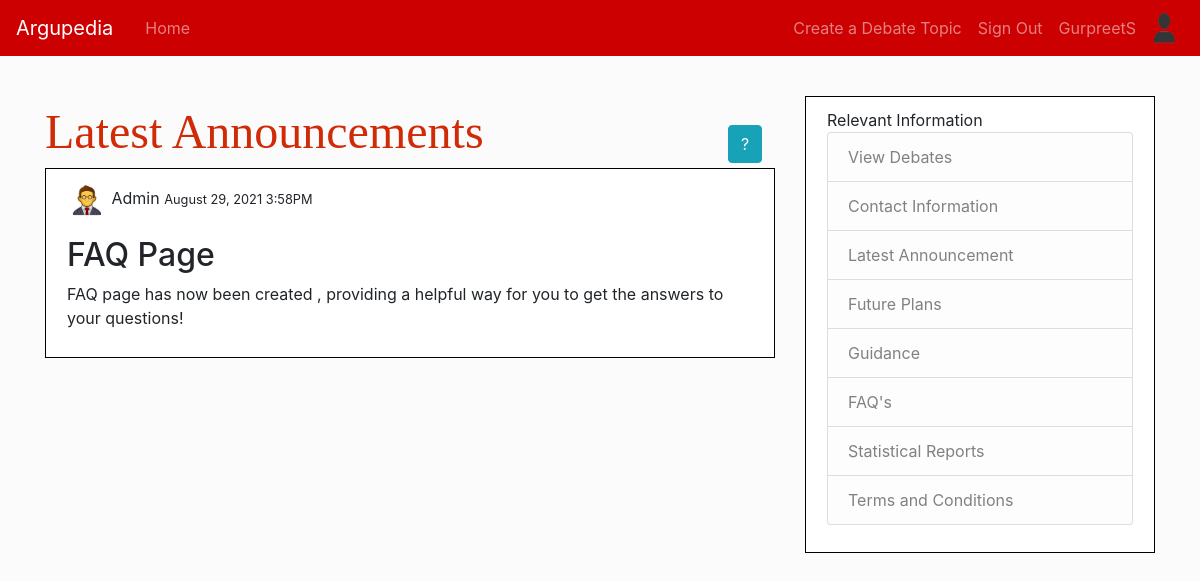
/Latest/Announcements/ (signed in), run on the app's committed database.
### Argupedia/models.py (models this page shows, shortened)
class ArgProfile(models.Model):
    specalist = models.CharField(max_length=40)
    user = models.OneToOneField(User, on_delete=models.CASCADE)
    pict = models.ImageField(default='default.png', upload_to='arguserpic')
    time = models.DateTimeField(default=datetime.datetime.now)

class ArgPost(models.Model):
    announcement = models.TextField()
    arg_content = models.TextField()
    author = models.ForeignKey(User, on_delete=models.PROTECT)
    arg_date_posted = models.DateTimeField(default=datetime.datetime.now)
    class Meta:
        verbose_name_plural = "Announcements"

### Argupedia/views.py (the view)
# urls.py: path('Latest/Announcements/', ArgPostListView.as_view(), name='arg-home'),
class ArgPostListView(ListView):
    model = ArgPost
    template_name = 'Argupedia/announcements.html'
    context_object_name = 'debates'
    ordering = ['-arg_date_posted']

### Argupedia/templates/Argupedia/announcements.html (shortened to what this page needs)
{% extends "Argupedia/base.html" %}
{% block content %}
<font face=" Impact " size="10px" color="#D02A06" > Latest Announcements</font>
<button type="button" class="btn btn-info" data-toggle="modal" data-target="#myModal" style="margin-left: 240px">?</button>
    {% for debate in debates %}
          <div class="buff">
            <div class="form-group">
                <img class="rounded-circle article-img" src="{{ debate.author.argprofile.pict.url }}" width ="40" height="40">
              <a>{{ debate.author }}</a>
              <small>{{ debate.arg_date_posted|date:"F d, Y fA" }}</small>
            </div>
            <h2><a> {{ debate.announcement }}</a></h2>
            <p class="format-nice">{{ debate.arg_content }}</p>
          </div>
    {% endfor %}
{% endblock content %}

### Argupedia/templates/Argupedia/base.html (shortened to what this page needs)
{% load static %}
<!DOCTYPE html>
<html lang="en">
<head>
    <link rel="stylesheet" href="https://maxcdn.bootstrapcdn.com/bootstrap/4.0.0/css/bootstrap.min.css">
    <link rel="stylesheet" type="text/css" href="{%static 'Argupedia/csssheet.css' %}">
</head>
<bone>
      <nav class="navbar navbar-expand-md navbar-dark kings fixed-top">
          <a class="navbar-brand mr-4" href="/">Argupedia</a>
          <div class="collapse navbar-collapse" id="navbarToggle">
            <div class="navbar-nav mr-auto">
              <a class="nav-item nav-link" href="{% url 'arg-about' %}">Home</a>
            </div>
            <div class="navbar-nav">
                {% if user.is_authenticated %}
                    <a class="nav-item nav-link" href="{% url 'Arg-scheme' pk=100 %}">Create a Debate Topic</a>
                    <a class="nav-item nav-link" href="{% url 'signout' %}">Sign Out</a>
                     <a class="nav-item nav-link" href="{% url 'profile' %}">{{user.username}}</a>
                     <img class="rounded-circle article-img" src="{{ user.argprofile.pict.url }}" width ="40" height="40">
                {% else %}
                    <a class="nav-item nav-link" href="{% url 'signin' %}">Sign In</a>
                    <a class="nav-item nav-link" href="{% url 'register' %}">Sign up</a>
                {% endif %}
            </div>
          </div>
      </nav>
    <main role="main" class="container">
      <div class="row">
        <div class="col-lg-8">
          {% block content %}{% endblock %}
        </div>
        <div class="col-lg-4">
          <div class="buff">
            <font>Relevant Information</font>
              <ul class="list-group">
                <a class="list-group-item list-group-item-light" href="{% url 'argupedia-home' %}">View Debates</a>
                <a class="list-group-item list-group-item-light ayy" href="{% url 'contact-info' %}">Contact Information</a>
                <a class="list-group-item list-group-item-light" href="{% url 'arg-home' %}">Latest Announcement</a>
                <a class="list-group-item list-group-item-light" href="{% url 'future-home' %}">Future Plans</a>
                <a class="list-group-item list-group-item-light" href="{% url 'guidance' %}">Guidance</a>
                <a class="list-group-item list-group-item-light" href="{% url 'FAQ' %}">FAQ's</a>
                <a class="list-group-item list-group-item-light" href="{% url 'reports' %}">Statistical Reports</a>
                  <a class="list-group-item list-group-item-light" href="{% url 'Rules' %}">Terms and Conditions</a>
              </ul>
          </div>
        </div>
      </div>
    </main>
</bone>
</html>

### Argupedia/static/Argupedia/csssheet.css (style rules this page uses)
.kings { background-color: #cc0000; }
.buff { background: #ffffff; padding: 11px 21px; margin-bottom: 14px; border: 1px solid #000000; }
.format-nice { white-space: pre-line; }

### data on the page
ArgPost: author.argprofile.pict (picture), author "Admin", arg_date_posted "August 29, 2021 3:58PM", announcement "FAQ Page", arg_content "FAQ page has now been created , providing a helpful way for you to get the answers to your questions!"

### other printed values
{{ user.username }} "GurpreetS"
